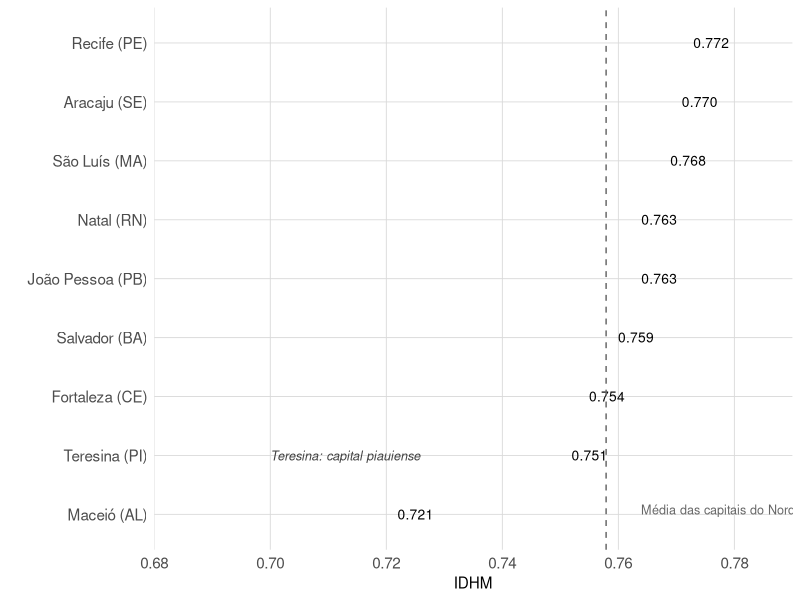

Write R code to recreate this figure.
# =========================================================
# IDHM DAS CAPITAIS DO NORDESTE
# =========================================================

library(tidyverse)
library(scales)


# ---------------------------------------------------------
# 1. Base de dados
# ---------------------------------------------------------

df_idhm_capitais_ne <- tibble(
  Municipio = c(
    "São Luís", "Teresina", "Fortaleza", "Natal", "João Pessoa",
    "Recife", "Maceió", "Aracaju", "Salvador"
  ),
  UF = c("MA", "PI", "CE", "RN", "PB", "PE", "AL", "SE", "BA"),
  IDHM = c(0.768, 0.751, 0.754, 0.763, 0.763, 0.772, 0.721, 0.770, 0.759)
) |>
  mutate(
    destaque = if_else(Municipio == "Teresina", "Teresina", "Outras capitais"),
    nome = paste0(Municipio, " (", UF, ")")
  )

# ---------------------------------------------------------
# 2. Média das capitais do Nordeste
# ---------------------------------------------------------

media_ne <- mean(df_idhm_capitais_ne$IDHM)

media_label <- paste0("Média das capitais do Nordeste: ", 
                      format(round(media_ne, 3), nsmall = 3))

# ---------------------------------------------------------
# 3. Posição de Teresina no gráfico
# ---------------------------------------------------------

df_teresina <- df_idhm_capitais_ne |> 
  filter(Municipio == "Teresina")

pos_teresina <- which(
  levels(reorder(df_idhm_capitais_ne$nome, df_idhm_capitais_ne$IDHM)) == 
    df_teresina$nome
)

# ---------------------------------------------------------
# 4. Gráfico
# ---------------------------------------------------------

p_idhm <- ggplot(
  df_idhm_capitais_ne,
  aes(x = reorder(nome, IDHM), y = IDHM, fill = destaque)
) +
  geom_col(width = 0.8) +
  
  geom_text(
    aes(label = format(IDHM, nsmall = 3)),
    hjust = -0.15,
    size = 3.5
  ) +
  
  geom_hline(
    yintercept = media_ne,
    linetype = "dashed",
    color = "gray40",
    linewidth = 0.5
  ) +
  
  annotate(
    "text",
    x = 1,
    y = media_ne + 0.006,
    label = media_label,
    hjust = 0,
    vjust = 0,
    size = 3.2,
    color = "gray40"
  ) +
  
  annotate(
    "text",
    x = pos_teresina,
    y = 0.70,
    label = "Teresina: capital piauiense",
    hjust = 0,
    size = 3.2,
    color = "gray25",
    fontface = "italic"
  ) +
  
  scale_fill_manual(
    values = c(
      "Teresina" = "#C0392B",
      "Outras capitais" = "#D9D9D9"
    )
  ) +
  
  coord_flip() +
  
  scale_y_continuous(
    limits = c(0.68, 0.79),
    expand = c(0, 0)
  ) +
  
  labs(
    x = "",
    y = "IDHM"
  ) +
  
  theme_minimal() +
  theme(
    text = element_text(size = 11),
    
    axis.title = element_text(
      size = 11,
      face = "plain"
    ),
    
    axis.text = element_text(
      size = 11,
      face = "plain"
    ),
    
    legend.position = "none",
    
    panel.grid.minor = element_blank(),
    
    panel.grid.major = element_line(
      colour = "grey85",
      linewidth = 0.3
    )
  )

p_idhm
